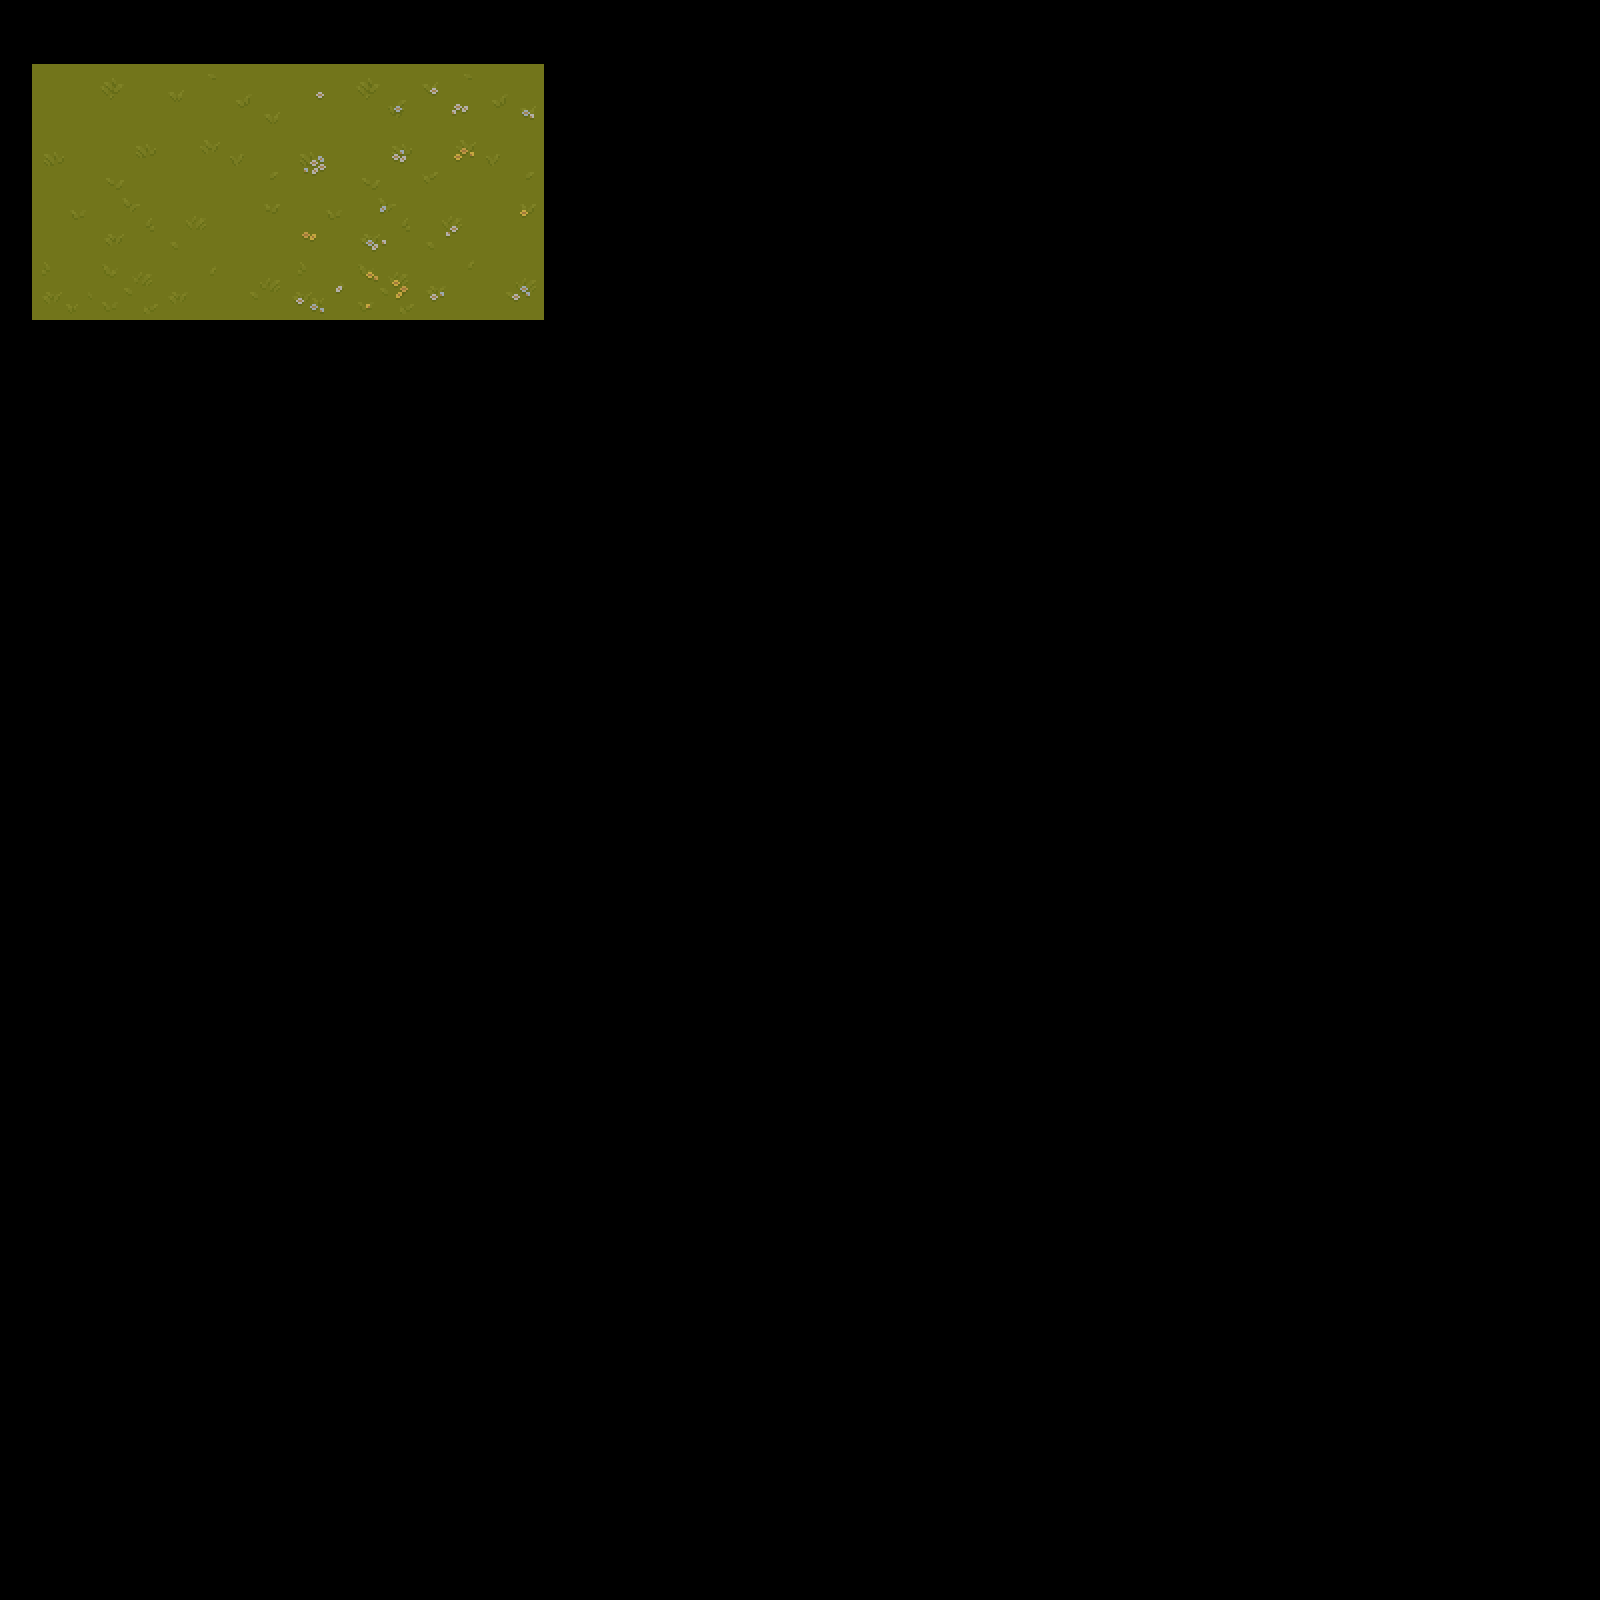

This is a level from a 2D game, rendered from its Tiled map with the project's own tilesets. A one-line summary and the map file follow, with tile-layer data summarised:
An orthogonal 50x50 tile map with 32x32 px tiles, 5 tile layers (ground, shadow, ground2, wall, ...), 5 tilesets.

<map version="1.10" tiledversion="1.11.1" orientation="orthogonal" renderorder="right-down" width="50" height="50" tilewidth="32" tileheight="32" infinite="0" nextlayerid="9" nextobjectid="3">
 <tileset firstgid="1" name="TX_tileset_grass" tilewidth="32" tileheight="32" tilecount="256" columns="16">
  <image source="TX_tileset_grass.png" width="512" height="512" />
 </tileset>
 <tileset firstgid="257" name="TX_shadow" tilewidth="32" tileheight="32" tilecount="1024" columns="32">
  <image source="TX_shadow.png" width="1024" height="1024" />
 </tileset>
 <tileset firstgid="1281" name="TX_props" tilewidth="32" tileheight="32" tilecount="1024" columns="32">
  <image source="TX_props.png" width="1024" height="1024" />
 </tileset>
 <tileset firstgid="2305" name="TX_plant" tilewidth="32" tileheight="32" tilecount="1024" columns="32">
  <image source="TX_plant.png" width="1024" height="1024" />
 </tileset>
 <tileset firstgid="3329" name="unitPresets" tilewidth="32" tileheight="32" tilecount="64" columns="8">
  <image source="unitPresets.png" width="256" height="256" />
 </tileset>
 <layer id="2" name="ground" width="50" height="50">
  <data>[2500 cells, 128 non-empty, 128 distinct tile ids]</data>
 </layer>
 <objectgroup id="3" name="object" />
 <layer id="4" name="shadow" width="50" height="50">
  <data>[2500 cells, 0 non-empty, 0 distinct tile ids]</data>
 </layer>
 <layer id="5" name="ground2" width="50" height="50">
  <data>[2500 cells, 0 non-empty, 0 distinct tile ids]</data>
 </layer>
 <layer id="6" name="wall" width="50" height="50">
  <data>[2500 cells, 0 non-empty, 0 distinct tile ids]</data>
 </layer>
 <layer id="1" name="decribe" width="50" height="50">
  <data>[2500 cells, 0 non-empty, 0 distinct tile ids]</data>
 </layer>
</map>
